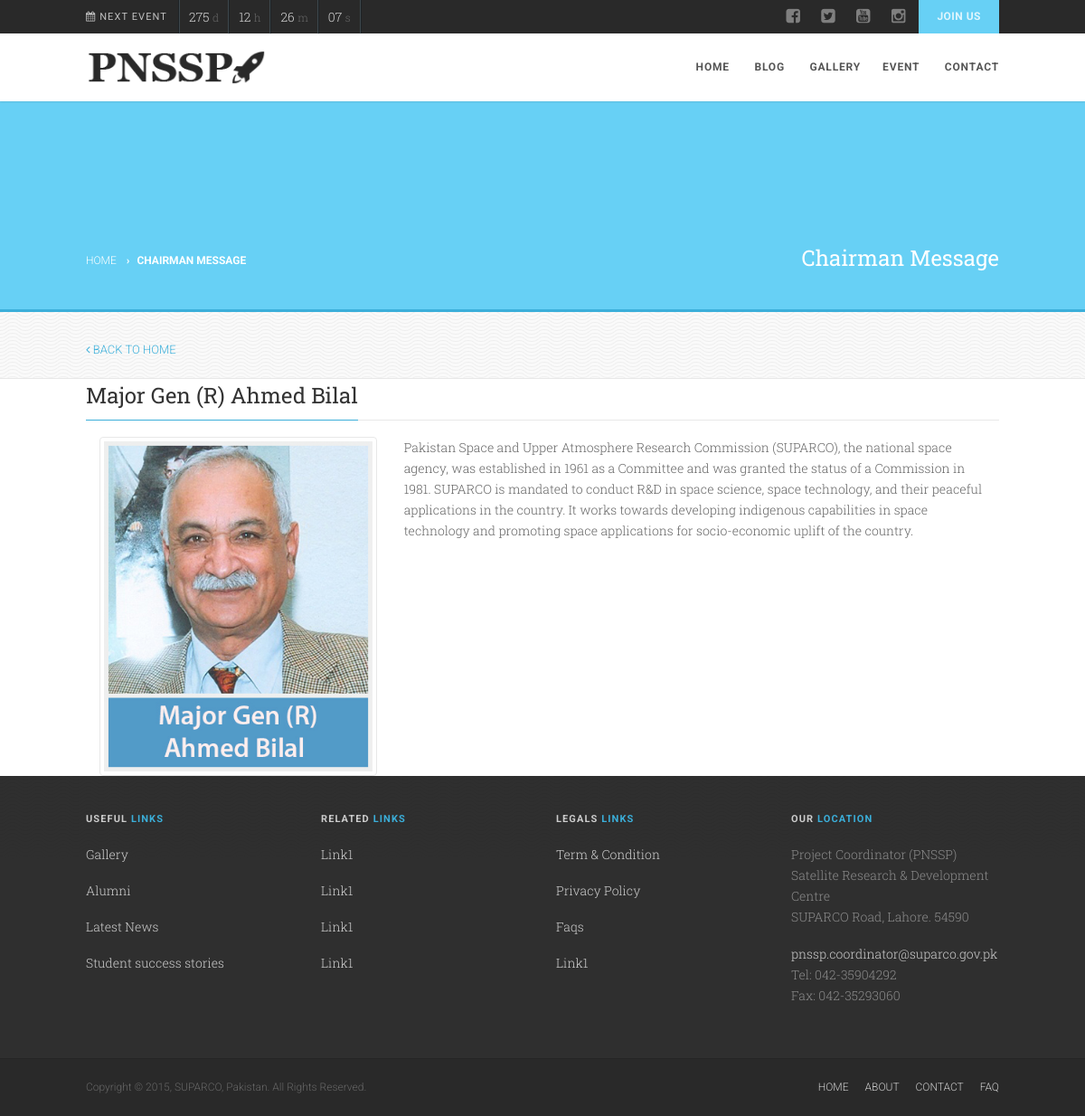
The app's page /index.php/message with its own data.
### tables this page shows
CREATE TABLE `posts` (
  `id` int(11) NOT NULL AUTO_INCREMENT,
  `heading` varchar(100) DEFAULT NULL,
  `content` text,
  `type` varchar(45) DEFAULT NULL,
  `date` varchar(150) DEFAULT NULL,
  `button` tinyint(1) DEFAULT NULL,
  `buttonText` varchar(45) DEFAULT NULL,
  `buttonLink` varchar(200) DEFAULT NULL,
  `featured_image` varchar(100) DEFAULT NULL,
  `have_images` tinyint(1) DEFAULT NULL,
  `excerpt` text,
  `icon` varchar(45) DEFAULT NULL,
  `category_id` int(11) NOT NULL,
  PRIMARY KEY (`id`)
);

### application/controllers/Message.php (called while the page is built)
<?php
class Message extends CI_Controller{
    public function index(){
        $this->db->where('type','message');
        $query                  =       $this->db->get('posts');
        $overview               =       $query->result();
        $data['overview']       =       $overview[0];
        return $this->load->view('message.php',$data);
    }
}

### index.php (called while the page is built, shortened)
<?php
require_once BASEPATH.'core/CodeIgniter.php';

### application/views/message.php (the view, shortened to what this page needs)
<div class="body">
    <div class="page-header">
        <div class="container">
            <div class="row">
                <div class="col-md-6 col-sm-6 hidden-xs">
                    <ol class="breadcrumb">
                        <li><a href="<?php echo site_url('home'); ?>">Home</a></li>
                        <li class="active">Chairman Message</li>
                    </ol>
                </div>
                <div class="col-md-6 col-sm-6 col-xs-12">
                    <h2>Chairman Message</h2>
                </div>
            </div>
        </div>
    </div>
    <div class="double-border"></div>
    <div class="secondary-bar">
        <div class="container">
            <div class="row">
                <div class="col-md-12">
                    <a href="<?php echo site_url('Home'); ?>" class="basic-link inverted"><i class="fa fa-angle-left"></i> Back to home</a>
                </div>
            </div>
        </div>
    </div>
    <div class="main" role="main">
        <div id="content" class="content full">
            <div class="container">
                <div class="row">
                    <div class="col-md-12">
                        <div class="entry single-post">
                            <h2 class="title"><?php echo $overview->heading; ?></h2>
                            <article class="post-content">
                                <div class="col-sm-4">
                                    <img src="<?php echo base_url('includes/images/'.$overview->featured_image); ?>" alt="" class="img-thumbnail">
                                </div>
                                <div class="col-sm-8">
                                    <?php echo $overview->content; ?>
                                </div>
                            </article>
                        </div>
                    </div>
                </div>
            </div>
        </div>
    </div>
</div>
</body>
</html>

### includes/css/style.css (style rules this page uses)
html, body, div, span, applet, object, iframe, h1, h2, h3, h4, h5, h6, p, blockquote, pre, a, abbr, acronym, address, big, cite, code, del, dfn, em, img, ins, kbd, q, s, samp, small, strike, strong, sub, sup, tt, var, b, u, i, center, dl, dt, dd, ol, ul, li, fieldset, form, label, legend, table, caption, tbody, tfoot, thead, tr, th, td, article, aside, canvas, details, embed, figure, figcaption, footer, header, hgroup, menu, nav, output, ruby, section, summary, time, mark, audio, video { margin: 0; padding: 0; border: 0; font: inherit; font-size: 100%; }
article, aside, details, figcaption, figure, footer, header, hgroup, menu, nav, section { display: block; }
body { line-height: 1; }
ol, ul { list-style: none; }
* { -webkit-box-sizing: border-box; -moz-box-sizing: border-box; box-sizing: border-box; outline:none; }
html, body { height: 100%; }
html, hmtl a { width:100%; font-size: 100%; -webkit-text-size-adjust: 100%; -ms-text-size-adjust: 100%; }
a { color:#555555; text-decoration: none; cursor: pointer; -webkit-transition:all 0.3s ease 0.2s; -moz-transition:all 0.3s ease 0.2s; -ms-transition:all 0.3s ease 0.2s; -o-transition:all 0.3s ease 0.2s; transition:all 0.3s ease 0.1s; }
img { max-width: 100%; }
img, object, embed, audio, video { max-width: 100%; }
img { height: auto; }
p { margin: 0 0 20px; }
i, em, .italic { font-style:italic; }
h1, h2, h3, h4, h5, h6 { margin:0 0 18px 0; color:#333333; font-weight:400; line-height:1.5em; font-family: 'Roboto Slab', sans-serif; }
h2 { font-size:24px; }
p { margin:0 0 18px 0; }
ol { margin:10px 0 10px 30px; list-style-type: decimal; }
.title { border-bottom:#e8e8e8 1px solid; }
.double-border { position:relative; width:100%; height:3px; }
.border-cols:after, .post-content:after, .related-posts:after, .border-cols:before, .post-content:before, .related-posts:before { display: table; content: " "; }
.border-cols:after, .post-content:after, .related-posts:after { clear: both; }
.basic-link { font-size:13px; font-family: 'Roboto', sans-serif; display:inline-block }
.basic-link.inverted { text-transform:uppercase; margin-top:10px; }
body { background-color:#ffffff; color:#666666; font-size:14px; font-weight:300; font-family: 'Roboto Slab', serif; line-height:23px; background-attachment:fixed; }
.content { padding:40px 0 50px; }
.home .content { padding:0; }
.page-header { height:230px; margin:0; background-color:#ccc; background-repeat:no-repeat; background-size:cover; background-position:center center; border:0; }
.page-header h2 { text-align:right; padding-top:155px; color:#ffffff; }
.page-header .breadcrumb { padding:0; margin:0; padding-top:165px; background:none; font-family: 'Roboto', sans-serif; text-transform:uppercase; font-size:12px; }
.secondary-bar { padding:20px 0; background:url(../images/wave-high.png) repeat-x #fafafa; border-bottom:#e8e8e8 1px solid; }

### includes/colors/color8.css (style rules this page uses)
.text-primary, .btn-primary .badge, .btn-link,a.list-group-item.active > .badge,.nav-pills > .active > a > .badge, p.drop-caps:first-child:first-letter, .accent-color, .main-navigation > ul > li > a:hover, .posts-listing .post-time, h3.title .title-border i, .upcoming-events .event-cats a:hover, .nav-np .next:hover, .nav-np .prev:hover, .basic-link, .pagination > li > a:hover,.pagination > li > span:hover,.pagination > li > a:focus,.pagination > li > span:focus, .staff-item .meta-data { color:#3bafda; }
.secondary-color-bg, .top-menu li.secondary a, .featured-projects, hr.sm, .flexslider .flex-prev, .flexslider .flex-next, .events-listing .upcoming-events li:hover .event-details-btn, .single-event-info .time, .event-single-venue > span:first-child, .tag-cloud a, .staff-volunteers, .accordion-heading:hover .accordion-toggle, .page-header, .twitter-widget li span.date { background-color:#67d0f5; }

### records on screen
posts: heading "Major Gen (R) Ahmed Bilal", featured_image (picture), content "Pakistan Space and Upper Atmosphere Research Commission (SUPARCO), the national space agency, was established in 1961 as a Committee and was granted the status of a Commission in 1981. SUPARCO is mandated to conduct R&D in space science, space technology, and their peaceful applications in the country. It works towards developing indigenous capabilities in space technology and promoting space applications for socio-economic uplift of the country."
